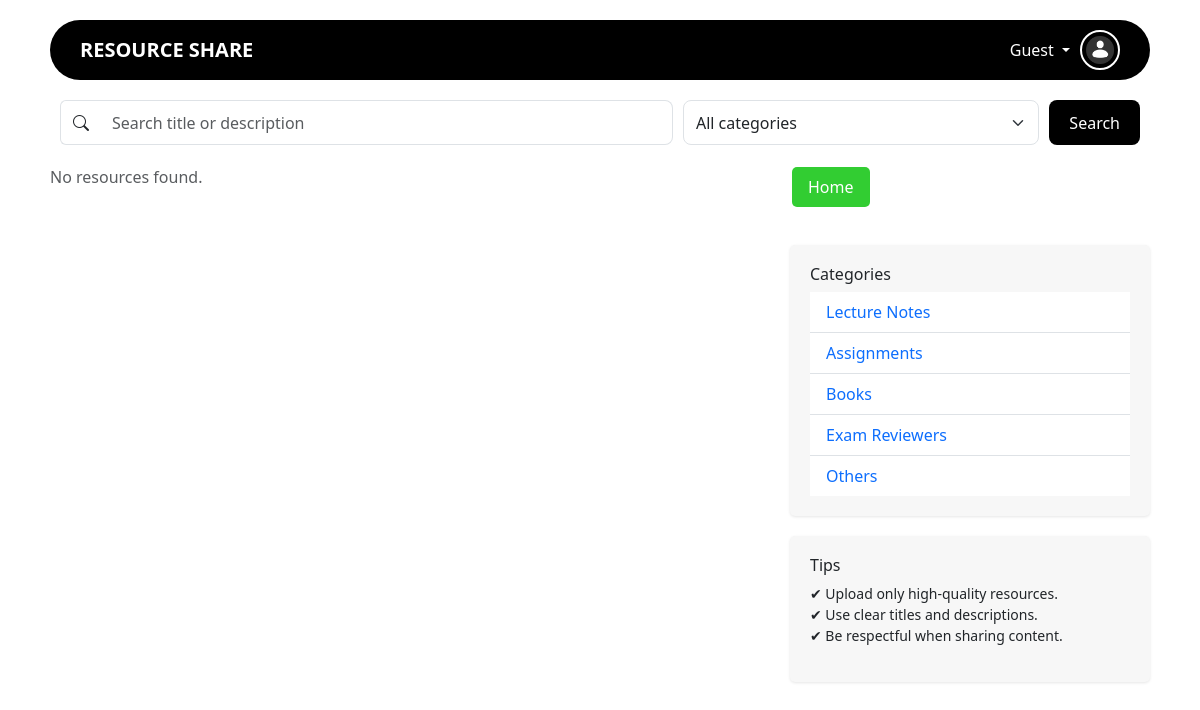
The app's page /resources.php with its own data.
### tables this page shows
CREATE TABLE categories (
    category_id INT AUTO_INCREMENT PRIMARY KEY,
    name VARCHAR(100) NOT NULL
);

### resources.php (the view, shortened to what this page needs)
<?php
require 'db.php';
$logged = isset($_SESSION['user_id']);
$search = isset($_GET['search']) ? trim($_GET['search']) : '';
?>
<!doctype html>
<html lang="en">
<head>
  <link href="https://cdn.jsdelivr.net/npm/bootstrap@5.3.2/dist/css/bootstrap.min.css" rel="stylesheet">
</head>
<body>
<div class="topbar">
  <div class="brand">RESOURCE SHARE</div>
  <div class="user-info dropdown">
    <span class="dropdown-toggle" id="userMenu" data-bs-toggle="dropdown" aria-expanded="false" style="cursor:pointer;">
      <?php echo $logged ? htmlspecialchars($_SESSION['username']) : 'Guest'; ?>
    </span>
    <img
      src="<?= ($logged && isset($_SESSION['profile_pic']) && $_SESSION['profile_pic'])
                ? 'uploads/' . htmlspecialchars($_SESSION['profile_pic'])
                : 'assets/profile.png' ?>"
      alt="Profile"
      class="dropdown-toggle"
      id="userMenuImg"
      data-bs-toggle="dropdown"
      aria-expanded="false"
      style="cursor:pointer;">
  </div>
</div>
<form class="search-bar" method="get" action="">
  <div class="input-group" style="flex:2;">
    <span class="input-group-text bg-white border-end-0"><i class="bi bi-search"></i></span>
    <input type="text" class="form-control border-start-0" name="search" placeholder="Search title or description" value="<?= htmlspecialchars($search) ?>">
  </div>
  <select class="form-select" name="category" style="flex:1;">
    <option value="0">All categories</option>
  </select>
  <button type="submit">Search</button>
</form>
<div class="content-area">
  <div class="left-col">
    <?php
    $sql = "SELECT r.resource_id, r.title, r.description, r.uploaded_at, u.username, c.name AS category
            FROM resources r
            JOIN users u ON r.user_id=u.user_id
            LEFT JOIN categories c ON r.category_id=c.category_id
            WHERE 1=1";
    $sql .= " ORDER BY r.uploaded_at DESC";
    $q = $mysqli->query($sql);
    if ($q->num_rows > 0):
      while($row = $q->fetch_assoc()):
    ?>
    <div class="resource-card">
      <a href="resource_view.php?id=<?= $row['resource_id'] ?>" style="text-decoration:none; color:inherit;">
        <div class="d-flex justify-content-between">
          <strong><?= htmlspecialchars($row['title']) ?></strong>
          <small class="text-muted"><?= $row['uploaded_at'] ?></small>
        </div>
        <p class="small mb-1"><?= htmlspecialchars(substr($row['description'],0,120)) ?>...</p>
        <small class="text-muted">By <?= htmlspecialchars($row['username']) ?> • <?= htmlspecialchars($row['category'] ?: 'Uncategorized') ?></small>
      </a>
    </div>
    <?php endwhile; else: ?>
      <p class="text-muted">No resources found.</p>
    <?php endif; ?>
  </div>
  <div class="right-col">
    <div class="d-flex gap-2 mb-3">
      <a href="index.php" class="btn btn-green">Home</a>
    </div>
    <div class="card-box">
      <h6>Categories</h6>
      <ul class="list-group list-group-flush">
        <?php
        $cats = $mysqli->query("SELECT * FROM categories");
        while($c = $cats->fetch_assoc()):
        ?>
          <li class="list-group-item">
            <a href="?category=<?= $c['category_id'] ?>" style="text-decoration:none;">
              <?= htmlspecialchars($c['name']) ?>
            </a>
          </li>
        <?php endwhile; ?>
      </ul>
    </div>
    <div class="card-box">
      <h6>Tips</h6>
      <p class="small">✔ Upload only high-quality resources.<br>✔ Use clear titles and descriptions.<br>✔ Be respectful when sharing content.</p>
    </div>
  </div>
</div>
</body>
<link rel="stylesheet" href="https://cdn.jsdelivr.net/npm/bootstrap-icons@1.10.5/font/bootstrap-icons.css">
</html>

### resources.php (style rules this page uses)
body { background: #fff; font-family: 'Segoe UI', sans-serif; }
.topbar { background: #000; border-radius: 40px; padding: 10px 30px; margin: 20px auto; max-width: 1100px; display: flex; align-items: center; justify-content: space-between; color: #fff; }
.topbar .brand { font-weight: 700; font-size: 20px; text-transform: uppercase; }
.topbar .user-info { display: flex; align-items: center; gap: 10px; position: relative; }
.topbar .user-info img { width: 40px; height: 40px; border-radius: 50%; object-fit: cover; border: 2px solid #fff; }
.search-bar { max-width: 1100px; margin: 10px auto 20px; display: flex; gap: 10px; align-items: center; padding: 0 10px; }
.search-bar input, .search-bar select { height: 45px; border-radius: 8px; }
.search-bar button { height: 45px; border-radius: 8px; background: #000; color: #fff; padding: 0 20px; border: none; }
.content-area { max-width: 1100px; margin: auto; display: flex; gap: 20px; }
.left-col { flex: 2; display: flex; flex-direction: column; gap: 15px; }
.right-col { flex: 1; display: flex; flex-direction: column; gap: 20px; }
.card-box { background: #f7f7f7; border-radius: 5px; padding: 20px; box-shadow: 0 1px 3px rgba(0,0,0,0.1); }
.btn-green { background-color: #32cd32; border: none; color: #fff; padding: 8px 16px; margin: 2px; border-radius: 5px; font-weight: 500; }

### records on screen
categories: name "Lecture Notes"
categories: name "Assignments"
categories: name "Books"
categories: name "Exam Reviewers"
categories: name "Others"
